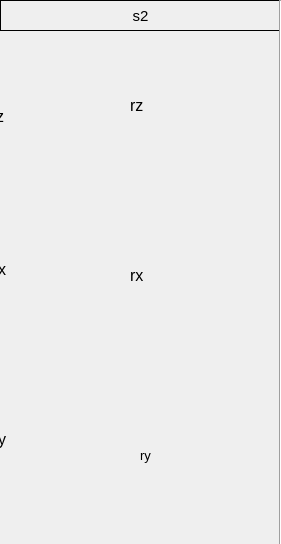
<?xml version="1.0" encoding="UTF-8"?>
<ui version="4.0">
 <class>Form</class>
 <widget class="caFrame" name="Form">
  <property name="geometry">
   <rect>
    <x>0</x>
    <y>0</y>
    <width>281</width>
    <height>544</height>
   </rect>
  </property>
  <property name="windowTitle">
   <string>Form</string>
  </property>
  <property name="background">
   <color>
    <red>75</red>
    <green>75</green>
    <blue>75</blue>
   </color>
  </property>
  <property name="backgroundMode">
   <enum>caFrame::Filled</enum>
  </property>
  <widget class="caLabel" name="calabel_8">
   <property name="geometry">
    <rect>
     <x>0</x>
     <y>0</y>
     <width>281</width>
     <height>31</height>
    </rect>
   </property>
   <property name="font">
    <font>
     <pointsize>11</pointsize>
    </font>
   </property>
   <property name="frameShape">
    <enum>QFrame::Box</enum>
   </property>
   <property name="text">
    <string>s2</string>
   </property>
   <property name="alignment">
    <set>Qt::AlignCenter</set>
   </property>
   <property name="foreground">
    <color>
     <red>0</red>
     <green>0</green>
     <blue>0</blue>
    </color>
   </property>
   <property name="background">
    <color>
     <red>177</red>
     <green>177</green>
     <blue>181</blue>
    </color>
   </property>
  </widget>
  <widget class="caInclude" name="cainclude_3">
   <property name="geometry">
    <rect>
     <x>170</x>
     <y>210</y>
     <width>101</width>
     <height>161</height>
    </rect>
   </property>
   <property name="macro">
    <string notr="true">P=NEW:,M=m5</string>
   </property>
   <property name="filename" stdset="0">
    <string notr="true">./beamline/motor.ui</string>
   </property>
  </widget>
  <widget class="caInclude" name="cainclude_4">
   <property name="geometry">
    <rect>
     <x>170</x>
     <y>374</y>
     <width>101</width>
     <height>161</height>
    </rect>
   </property>
   <property name="macro">
    <string notr="true">P=NEW:,M=m7</string>
   </property>
   <property name="filename" stdset="0">
    <string notr="true">./beamline/motor.ui</string>
   </property>
  </widget>
  <widget class="caInclude" name="cainclude_5">
   <property name="geometry">
    <rect>
     <x>170</x>
     <y>40</y>
     <width>101</width>
     <height>161</height>
    </rect>
   </property>
   <property name="macro">
    <string notr="true">P=NEW:,M=m4</string>
   </property>
   <property name="filename" stdset="0">
    <string notr="true">./beamline/motor.ui</string>
   </property>
  </widget>
  <widget class="Line" name="line">
   <property name="geometry">
    <rect>
     <x>270</x>
     <y>0</y>
     <width>20</width>
     <height>591</height>
    </rect>
   </property>
   <property name="orientation">
    <enum>Qt::Vertical</enum>
   </property>
  </widget>
  <widget class="caLabel" name="calabel_38">
   <property name="geometry">
    <rect>
     <x>140</x>
     <y>440</y>
     <width>21</width>
     <height>31</height>
    </rect>
   </property>
   <property name="font">
    <font>
     <pointsize>10</pointsize>
    </font>
   </property>
   <property name="text">
    <string>ry</string>
   </property>
   <property name="foreground">
    <color>
     <red>214</red>
     <green>214</green>
     <blue>214</blue>
    </color>
   </property>
   <property name="background">
    <color alpha="0">
     <red>160</red>
     <green>160</green>
     <blue>164</blue>
    </color>
   </property>
  </widget>
  <widget class="caLabel" name="calabel_39">
   <property name="geometry">
    <rect>
     <x>130</x>
     <y>90</y>
     <width>31</width>
     <height>31</height>
    </rect>
   </property>
   <property name="font">
    <font>
     <pointsize>12</pointsize>
    </font>
   </property>
   <property name="text">
    <string>rz</string>
   </property>
   <property name="foreground">
    <color>
     <red>214</red>
     <green>214</green>
     <blue>214</blue>
    </color>
   </property>
   <property name="background">
    <color alpha="0">
     <red>160</red>
     <green>160</green>
     <blue>164</blue>
    </color>
   </property>
  </widget>
  <widget class="caLabel" name="calabel_41">
   <property name="geometry">
    <rect>
     <x>130</x>
     <y>260</y>
     <width>31</width>
     <height>31</height>
    </rect>
   </property>
   <property name="font">
    <font>
     <pointsize>12</pointsize>
    </font>
   </property>
   <property name="text">
    <string>rx</string>
   </property>
   <property name="foreground">
    <color>
     <red>214</red>
     <green>214</green>
     <blue>214</blue>
    </color>
   </property>
   <property name="background">
    <color alpha="0">
     <red>160</red>
     <green>160</green>
     <blue>164</blue>
    </color>
   </property>
  </widget>
  <widget class="caInclude" name="cainclude_11">
   <property name="geometry">
    <rect>
     <x>37</x>
     <y>374</y>
     <width>101</width>
     <height>161</height>
    </rect>
   </property>
   <property name="macro">
    <string notr="true">P=NEW:,M=m3</string>
   </property>
   <property name="filename" stdset="0">
    <string notr="true">./beamline/motor.ui</string>
   </property>
  </widget>
  <widget class="caInclude" name="cainclude_6">
   <property name="geometry">
    <rect>
     <x>36</x>
     <y>209</y>
     <width>101</width>
     <height>161</height>
    </rect>
   </property>
   <property name="macro">
    <string notr="true">P=NEW:,M=m6</string>
   </property>
   <property name="filename" stdset="0">
    <string notr="true">./beamline/motor.ui</string>
   </property>
  </widget>
  <widget class="caLabel" name="calabel_56">
   <property name="geometry">
    <rect>
     <x>-2</x>
     <y>254</y>
     <width>31</width>
     <height>31</height>
    </rect>
   </property>
   <property name="font">
    <font>
     <pointsize>12</pointsize>
    </font>
   </property>
   <property name="text">
    <string>x</string>
   </property>
   <property name="foreground">
    <color>
     <red>214</red>
     <green>214</green>
     <blue>214</blue>
    </color>
   </property>
   <property name="background">
    <color alpha="0">
     <red>160</red>
     <green>160</green>
     <blue>164</blue>
    </color>
   </property>
  </widget>
  <widget class="caInclude" name="cainclude_7">
   <property name="geometry">
    <rect>
     <x>36</x>
     <y>40</y>
     <width>101</width>
     <height>161</height>
    </rect>
   </property>
   <property name="macro">
    <string notr="true">P=NEW:,M=m8</string>
   </property>
   <property name="filename" stdset="0">
    <string notr="true">./beamline/motor.ui</string>
   </property>
  </widget>
  <widget class="caLabel" name="calabel_42">
   <property name="geometry">
    <rect>
     <x>-2</x>
     <y>424</y>
     <width>31</width>
     <height>31</height>
    </rect>
   </property>
   <property name="font">
    <font>
     <pointsize>12</pointsize>
    </font>
   </property>
   <property name="text">
    <string>y</string>
   </property>
   <property name="foreground">
    <color>
     <red>214</red>
     <green>214</green>
     <blue>214</blue>
    </color>
   </property>
   <property name="background">
    <color alpha="0">
     <red>160</red>
     <green>160</green>
     <blue>164</blue>
    </color>
   </property>
  </widget>
  <widget class="caLabel" name="calabel_57">
   <property name="geometry">
    <rect>
     <x>-4</x>
     <y>101</y>
     <width>31</width>
     <height>31</height>
    </rect>
   </property>
   <property name="font">
    <font>
     <pointsize>12</pointsize>
    </font>
   </property>
   <property name="text">
    <string>z</string>
   </property>
   <property name="foreground">
    <color>
     <red>214</red>
     <green>214</green>
     <blue>214</blue>
    </color>
   </property>
   <property name="background">
    <color alpha="0">
     <red>160</red>
     <green>160</green>
     <blue>164</blue>
    </color>
   </property>
  </widget>
 </widget>
 <customwidgets>
  <customwidget>
   <class>caFrame</class>
   <extends>QFrame</extends>
   <header>caFrame</header>
   <container>1</container>
  </customwidget>
  <customwidget>
   <class>caLabel</class>
   <extends>QLabel</extends>
   <header>caLabel</header>
  </customwidget>
  <customwidget>
   <class>caInclude</class>
   <extends>QWidget</extends>
   <header>caInclude</header>
  </customwidget>
 </customwidgets>
 <resources>
  <include location="rgbh.qrc"/>
 </resources>
 <connections/>
</ui>
